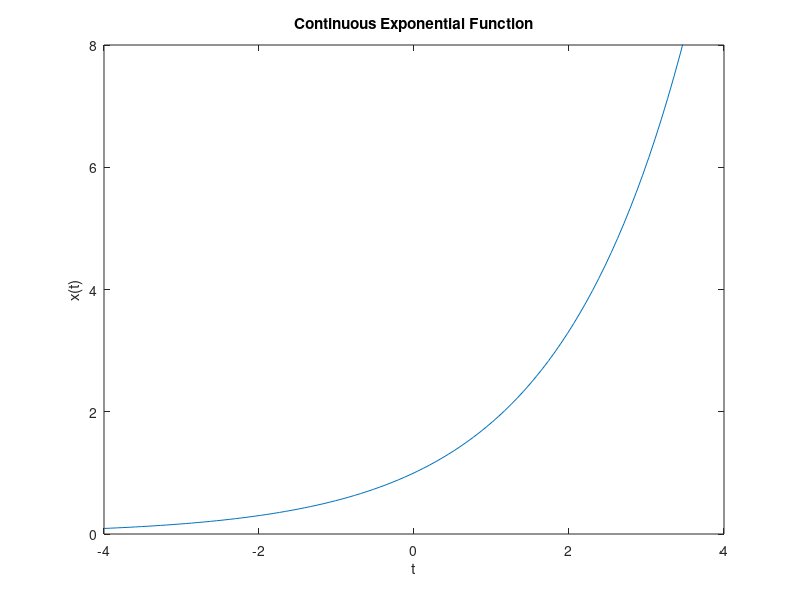

This figure's MATLAB source:
function contExpo()
x4=linspace(-4,4);
y4=exp(0.6*x4);
plot(x4,y4);
xlim([-4,4]);
ylim([0,8]);
xlabel('t');
ylabel('x(t)');
title('Continuous Exponential Function');
end